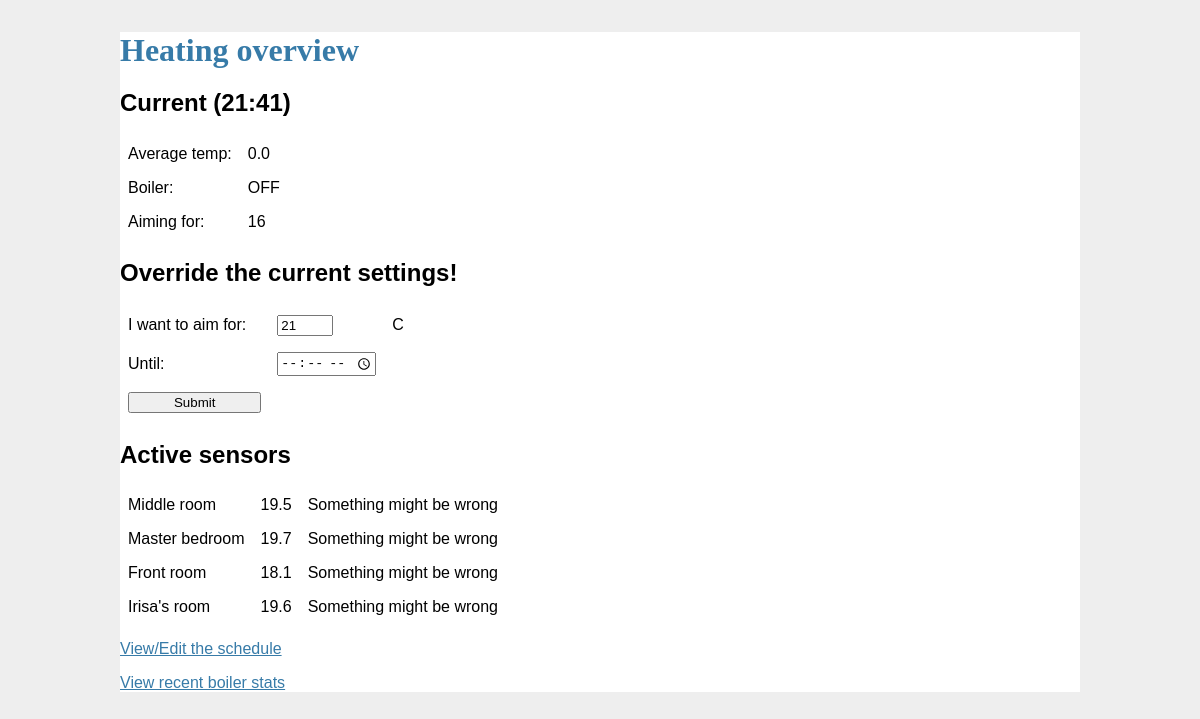
The page / on the database its author committed.
### tables this page shows
CREATE TABLE "schedule" ("id" integer NOT NULL PRIMARY KEY AUTOINCREMENT, "start_time" time NOT NULL UNIQUE, "min_temp" integer NOT NULL);

CREATE TABLE "location" ("id" integer NOT NULL PRIMARY KEY AUTOINCREMENT, "sensor" varchar(15) NOT NULL UNIQUE, "location_name" varchar(200) NOT NULL, "latest_temp" decimal NOT NULL, "latest_time" datetime NOT NULL);

### app.py (the view, shortened to what this page needs)
@app.route('/', methods=['POST', 'GET'])
def home():
    err_msg = ""
    dbd = query_db("SELECT datetime('now')")
    server_now = datetime.datetime.strptime(dbd[0][0], '%Y-%m-%d %H:%M:%S')
    boiler_current = query_db('SELECT * FROM control_log '
        'ORDER BY ROWID DESC', one=True)
    setpoint_current = query_db("SELECT * FROM schedule WHERE start_time "
        "< time('now')", one=True)
    rooms = query_db('SELECT * FROM location')
    temp = 0
    new_rooms = ()
    for room in rooms:
        roomtime = datetime.datetime.strptime(room[4], '%Y-%m-%d %H:%M:%S')
        roomtime = roomtime.replace(tzinfo=datetime.timezone.utc)
        tDiff = datetime.datetime.now(timezone.utc) - roomtime
        if tDiff.seconds < 120:
            new_rooms = new_rooms + (room + ("live",),)
            temp = temp + room[3]
        else:
            new_rooms = new_rooms + (room + ("error",),)
    temp = round(temp / len(rooms), 1)
    rooms = new_rooms
    oride = query_db("SELECT * FROM override ORDER BY expires DESC", one=True)
    server_now = str(server_now.hour) + ":" + str(server_now.minute).zfill(2)
    data = {'err_msg': err_msg,
            'temp': temp,
            'rooms': rooms,
            'boiler_current': boiler_current,
            'setpoint_current': setpoint_current,
            'server_now': server_now,
            'oride': oride}
    return render_template('home.html', data=data)

### app.py (called while the page is built)
def get_db():
    db = getattr(g, '_database', None)
    if db is None:
        db = g._database = sqlite3.connect(DATABASE)
    return db

@app.teardown_appcontext
def close_connection(exception):
    db = getattr(g, '_database', None)
    if db is not None:
        db.close()

def query_db(query, args=(), one=False):
    cur = get_db().execute(query, args)
    rv = cur.fetchall()
    return (rv[0] if rv else None) if one else rv

### templates/home.html (shortened to what this page needs)
{% extends 'base.html' %}
{% block content %}
<h1>Heating overview</h1>
<h2>Current ({{ data.server_now }})</h2>
{% if data.boiler_current[1] %}
    <table>
        <tr>
            <td>Average temp:</td>
            <td>{{ data.temp }}</td>
        </tr>
        <tr>
            <td>Boiler:</td>
            <td>
            {% if data.boiler_current[2] %}
                ON
            {% else %}
                OFF
            {% endif %}
            </td>
        </tr>
        <tr>
            <td>Aiming for:</td>
            <td>{{ data.setpoint_current[2] }}</td>
        </tr>
    </table>
	<h2>Override the current settings!</h2>
    {% if data.oride %}
        <p>Manual override in place: {{ data.oride[2] }}C until {{ data.oride[1] }}</p>
        <form action = "{{ url_for('home') }}" method="post">
            <input type="submit" name="override_cancel" value="Cancel">
        </form>
    {% else %}
        <form action = "{{ url_for('home') }}" method="post">
            <table>
                <tr>
                    <td>I want to aim for:</td>
                    <td><input type="number" name="override_temp" min="7" max="30" value="21"></td>
                    <td>C</td>
                </tr>
                <tr>
                    <td>Until:</td>
                    <td><input type="time" name="override_expiry" min="00:00" max="23:59" required></td>
                </tr>
                <tr>
                    <td><input type="submit" value="Submit"></td>
                </tr>
            </table>
        </form>
    {% endif %}
    <h2>Active sensors</h2>
	<table>
	{% for room in data.rooms %}
		<tr>
			<td>{{ room[2] }}</td>
			<td>{{ room[3]|round(1) }}</td>
            {% if room[5] == 'error' %}
				<td>Something might be wrong</td>
			{% endif %}
		</tr>
	{% endfor %}
	</table>
<p>
<a href="/schedule/">View/Edit the schedule</a>
</p>
<p>
<a href="statistics/">View recent boiler stats</a>
</p>
</body>
{% else %}
	<p>No current boiler data - something went wrong</p>
{% endif %}
{% endblock %}

### templates/base.html (shortened to what this page needs)
<!DOCTYPE html>
<html>
<head>
	<link rel="stylesheet" href="{{ url_for('static', filename='css/main.css') }}">
</head>
<body>
<div id="container">
  {% block content %}
  {% endblock %}
</body>
</html>

### static/css/main.css (style rules this page uses)
html { font-family: sans-serif; background: #eee; padding: 1rem; }
body { max-width: 960px; margin: 0 auto; background: white; }
h1 { font-family: serif; color: #377ba8; margin: 1rem 0; }
a { color: #377ba8; }
input[type=submit] { align-self: start; min-width: 10em; }
table { font-family: arial, sans-serif; border-collapse: collapse;  }
td, th { border: 0px solid #dddddd; text-align: left; padding: 8px; }

### rows shown on the page
schedule: min_temp "16"
location: location_name "Middle room", latest_temp "19.5"
location: location_name "Master bedroom", latest_temp "19.7"
location: location_name "Front room", latest_temp "18.1"
location: location_name "Irisa's room", latest_temp "19.6"

### other values the page prints
{{ data.server_now }} "21:41"
{{ data.temp }} "0.0"
